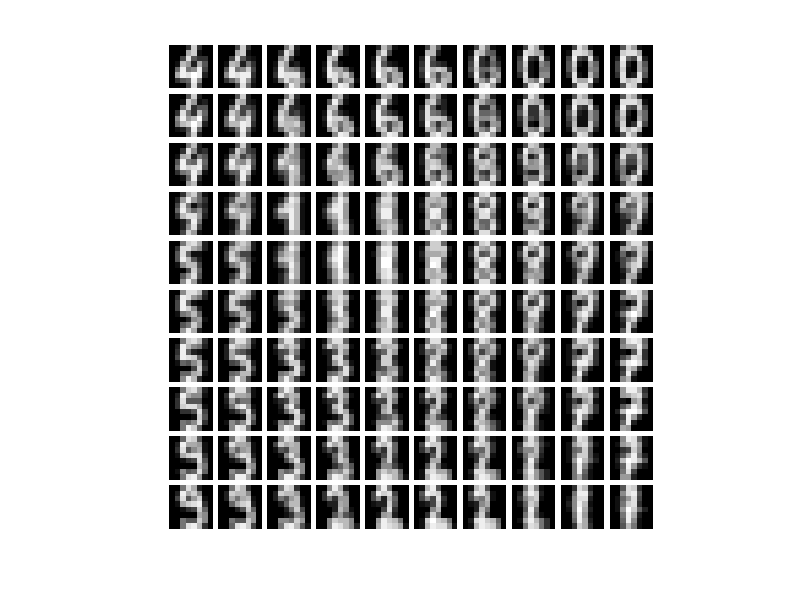

This chart was generated by the following MATLAB code:
mapdim = dlmread('som.txt', ' ', [0,0,0,1]);
Mosaic=[]
alldata = dlmread('som.txt',' ', 1,0);
border = (max(max(alldata)))
for i=1:mapdim(1)
  MosaicRow=[]
  for j=1:mapdim(2)    
    data = dlmread('som.txt', ' ',[(i-1)*mapdim(2)+j,0,(i-1)*mapdim(2)+j,63]);    
    MosaicRow=horzcat(MosaicRow,reshape(data(1,:),8,8)',(border*ones(8,1)));    
  endfor
  Mosaic=vertcat(Mosaic,MosaicRow,border*ones(1,8*mapdim(2)+mapdim(2)));
endfor  

image = mat2gray(Mosaic);
figure(1);  
imshow(image)